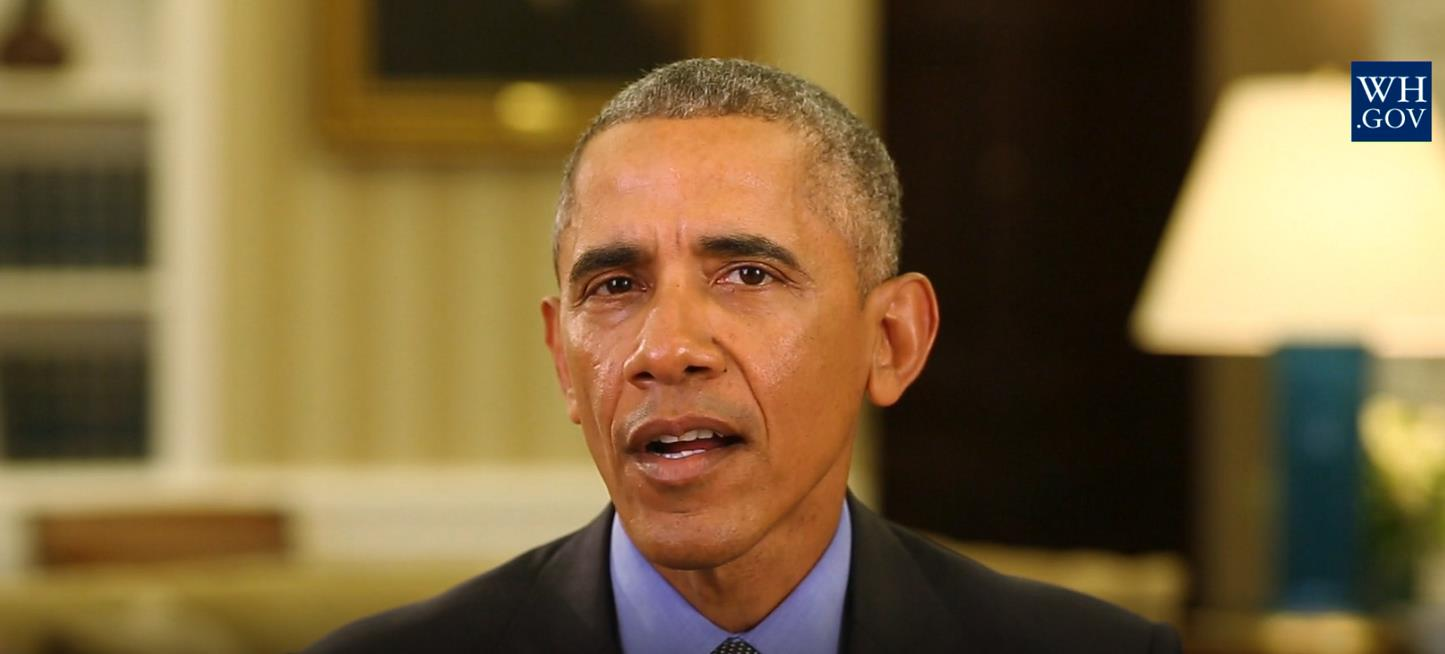
#> input picture 1.jpg, 1445 x 654 px
$ jupyter execute --allow-errors 'face alignment2.ipynb'   (shell and % lines are left out)   (Python 2 division)
#> lines starting #> are read from the running program, lines starting #| are printed output that depends on the picture
### frontalize.py
__author__ = 'Douglas'

import scipy.io as scio
import cv2
import numpy as np
np.set_printoptions(formatter={'float_kind': lambda x: "%.4f" % x})


class ThreeD_Model:
    def __init__(self, path, name):
        self.load_model(path, name)

    def load_model(self, path, name):
        model = scio.loadmat(path)[name]
        self.out_A = np.asmatrix(model['outA'][0, 0], dtype='float32') #3x3
        self.size_U = model['sizeU'][0, 0][0] #1x2
        self.model_TD = np.asarray(model['threedee'][0,0], dtype='float32') #68x3
        self.indbad = model['indbad'][0, 0]#0x1
        self.ref_U = np.asarray(model['refU'][0,0])

# [91 lines left out: function frontalize, not called in this run]

### facial_feature_detector.py
__author__ = 'Douglas'

import dlib
import os
import numpy as np

this_path = os.path.dirname(__file__)

# [6 lines left out: function _shape_to_np, not called in this run]


def get_landmarks(img):
    # if not automatically downloaded, get it from:
    # http://sourceforge.net/projects/dclib/files/dlib/v18.10/shape_predictor_68_face_landmarks.dat.bz2
    predictor_path = this_path + "shape_predictor_68_face_landmarks.dat"
    detector = dlib.get_frontal_face_detector()
    predictor = dlib.shape_predictor(predictor_path)

    lmarks = []
    dets = detector(img, 1)
    #print("Number of faces detected: {}".format(len(dets)))
    shapes = []
    for k, det in enumerate(dets):
        shape = predictor(img, det)
        shapes.append(shape)
        xy = _shape_to_np(shape)
        lmarks.append(xy)

    lmarks = np.asarray(lmarks, dtype='float32')
    # display_landmarks(img, dets, shapes)
    return lmarks


# [8 lines left out: function display_landmarks, not called in this run]

### face alignment2.ipynb
# 【Face Alignment其二】face alignment的3D投影算法

本文参考代码为：https://github.com/dougsouza/face-frontalization ,和博文：https://talhassner.github.io/home/publication/2014_MVAP

在[《【Face Alignment其一】用dlib进行face alignment的简单实现》](https://github.com/konatasick/machine_learning_note/blob/master/face%20alignment1.ipynb)中，讲解了Face Alignment的简单实现。但通常这种程度的alignment是不够的。目前一个主流的做法是利用人脸landmark的3D模型，将facial landmark投影至3D空间后再投影到正面上。

在源代码的readme.MD中，展示了一个例子：

在这个源代码对应的论文中，在基础的face alignment之后增加了一个soft symmetry的步骤，用于填补脸部的缺失部分，此处算法在此暂时忽略不计。本文主要分析由query image转变为frontalized without symmetry的算法。具体论文见：[Viewing Real-World Faces in 3D](https://talhassner.github.io/home/projects/ViewFaces3D/HassnerICCV2013.pdf)和[Effective Face Frontalization in Unconstrained Images](https://talhassner.github.io/home/projects/frontalize/CVPR2015_frontalize.pdf)

## 3D投影

令(b)中任意一点为$p_i=(x_i,y_i)^T$，其对应的点在(c)中为$p_i^\prime=(x_i^\prime,y_i^\prime)^T$，在3D模型的(d)中为$P_i=(X_i,Y_i,Z_i)^T$。

在3D模型确认后，我们选择合适的旋转角度将其投影为一个正面的视角，用于作为参照的frontalized coordinate system，即(c)，其投影公式为：

$$p^\prime\sim C_M P$$

对于一张输入的图片，我们在得到其landmark后，计算和3D模型的投影矩阵，即：

$$p\sim C_Q P$$

对于一张输入的图片，将其转化为frontalized face的公式即为：

$$p^\prime\sim C_M C_Q^{-1} p$$

## Face frontalization
在代码中，我们首先得到输入图片的landmark

[cell 1]
import frontalize
import facial_feature_detector as feature_detection
import camera_calibration as calib
import scipy.io as io
import cv2
import numpy as np
import os
import matplotlib.pyplot as plt
import imutils


# load query image
img = cv2.imread("1.jpg", 1)
#> img is the input picture: shape (654, 1445, 3); mean B, G, R 60.3, 99.5, 122.5
#> (the rest of this cell did not finish here and is left out)

首先载入现有的3Dmodel

[cell 2]
# load detections performed by dlib library on 3D model and Reference Image
model3D = frontalize.ThreeD_Model("model3Ddlib.mat", 'model_dlib')
#> (reads model3Ddlib.mat from the repository)
print model3D.out_A
print model3D.size_U
print model3D.model_TD.shape
print model3D.ref_U.shape

之后计算其3D投影。

#> (a cell that did not finish here is left out)

这个投影矩阵将3D坐标投影至2D坐标，即为$p\sim C_Q P$中的$C_Q$。

接下来计算3D坐标，使用refU map实现2D到3D的转换：

[cell 4]
threedee = np.reshape(model3D.ref_U , (-1, 3), order='F').transpose()
print threedee.shape
#C_Q * P
temp_P=np.vstack((threedee, np.ones((1, threedee.shape[1]))))
print temp_P

这里要注意一点的是，remap中map的计算是通过转换矩阵的逆求得的。故由

$$p^\prime\sim C_M C_Q^{-1} p$$

可得

$$newmap=C_Q C_M^{-1}*oldmap$$

若要计算map，我们需要得到$C_Q C_M^{-1}$，而$C_M^{-1}*oldmap$就是上面的threedee

#> (a cell that did not finish here is left out)

之后计算对应的map

#> (a cell that did not finish here is left out)

最后，根据计算出来的map进行remap生成frontalized face，并将结果保存为'frontalized_1.jpg'

#> (a cell that did not finish here is left out)

# 附录：remap用法

关于cv2.remap这个函数，需要展开讲一下。该函数的结构是：

#> (a cell that did not finish here is left out)

第一个参数是输入的图片，第二个参数是输出的图片，第三个和第四个分别是x和y的map，第五个是插值方式，有4种：

（1）INTER_NEAREST——最近邻插值

（2）INTER_LINEAR——双线性插值（默认）

（3）INTER_CUBIC——双三样条插值（默认）

（4）INTER_LANCZOS4——lanczos插值（默认）

第六个和第七个按照默认值就好。关键在于如何得到map1和map2。

remap做的工作可以用下述公式表示：

$$dst(x,y)=src(map_x(x,y),map_y(x,y))$$

举一个简单的例子，若给定一个10* 10的图片

[cell 9]
img=np.random.rand(10,10)
plt.imshow(img)
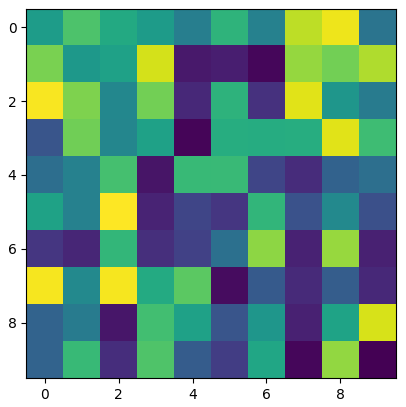
#> figure drawn by matplotlib, 1 panel

接下来我们要使用remap矩阵对这张图片进行缩小，若表示为矩阵运算，即为：

$$p^\prime =M*p$$

令s=0.5，有：

[cell 10]
M=np.mat([[0.5, 0 ,0],
  [0, 0.5, 0],
  [0 ,0, 1]])
print M

而缩小一倍以后，点（10，10）在新图片的位置应为（5，5）。
将这个变化体现在map上，即为

$$map_x(5,5)=10$$
$$map_y(5,5)=10$$

进一步我们可以得到

$$map_x(x,y)=x/s$$
$$map_y(x,y)=y/s$$

所以新的map_x和map_y应为：

[cell 11]
map0=np.mat([[2, 4, 6, 8, 10],
             [2, 4, 6, 8, 10],
             [2, 4, 6, 8, 10],
             [2, 4, 6, 8, 10],
             [2, 4, 6, 8, 10]])
map0-=1
map1=np.zeros((10,10))
map1[0:5,0:5]=map0

map2=map1.T

map1=map1.astype(np.float32)
map2=map2.astype(np.float32)
plt.imshow(map1)
plt.figure()
plt.imshow(map2)
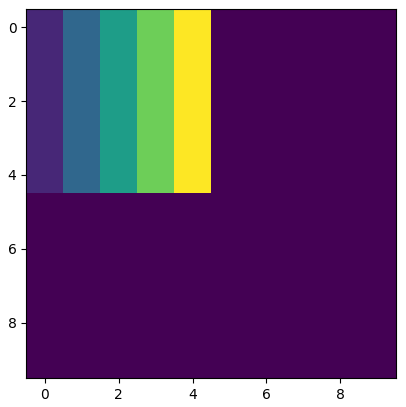
#> figure drawn by matplotlib, 1 panel
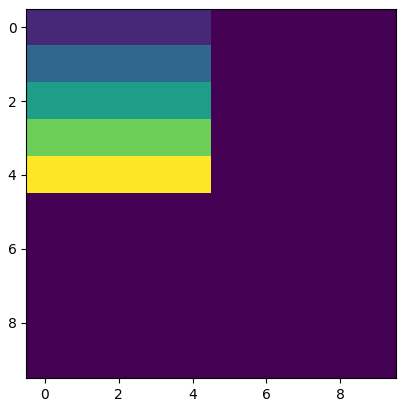
#> figure drawn by matplotlib, 1 panel

而新图片即为：

[cell 12]
new_img= cv2.remap(img, map1, map2, cv2.INTER_LINEAR)
plt.imshow(img)
plt.figure()
plt.imshow(new_img)
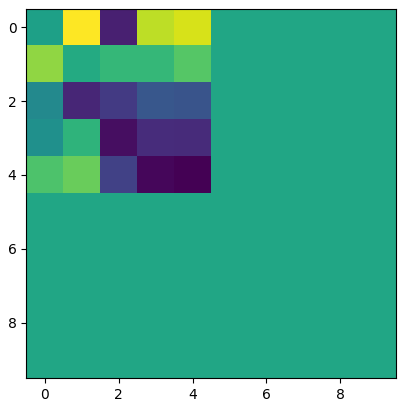
#> figure drawn by matplotlib, 1 panel

通过观察可知，remap是通过转换矩阵的逆乘以原坐标网点得到的。

若我们要建立一个新的map，则我们对于原图每一个坐标设立一个点，并把每一个对应的（x，y）变成（x/s,y/s）。

完整的remap流程如下：

[cell 13]
img=np.random.rand(10,10)
plt.imshow(img)

# built original map
map0=[]
for i in range(10):
    map0.append(range(10))
map0=np.array(map0)
map1=map0+1
map2=map1.T

map1=np.reshape(map1, (1, -1))
map2=np.reshape(map2, (1, -1))
temp_p=np.vstack((map1,map2,np.ones((1, map1.shape[1]))))

# scale matrix
M=np.mat([[0.5, 0 ,0],
  [0, 0.5, 0],
  [0 ,0, 1]])

new_P=M.I* temp_p
temp_proj2 = np.divide(new_P[0:2, :], np.tile(new_P[2, :], (2,1)))

temp_proj2 -= 1

mapX = temp_proj2[0,:].astype(np.float32)
mapY = temp_proj2[1,:].astype(np.float32)

mapX = np.reshape(mapX,(-1,10), order = 'F')
mapY = np.reshape(mapY,(-1,10), order = 'F')

new_img= cv2.remap(img, mapX, mapY, cv2.INTER_LINEAR)
plt.figure()
plt.imshow(new_img)
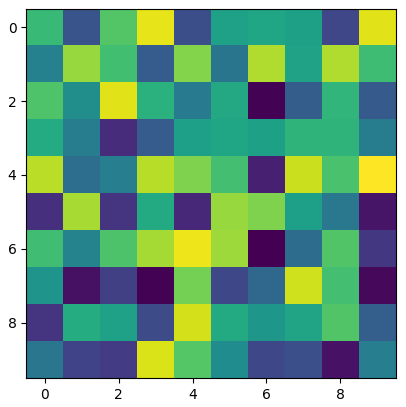
#> figure drawn by matplotlib, 1 panel
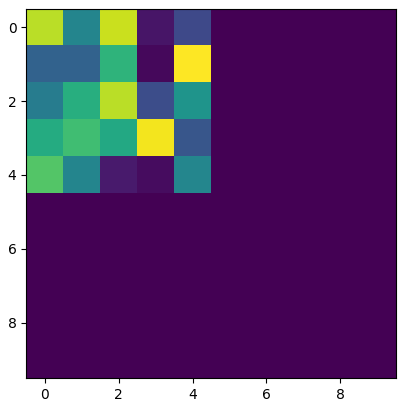
#> figure drawn by matplotlib, 1 panel
